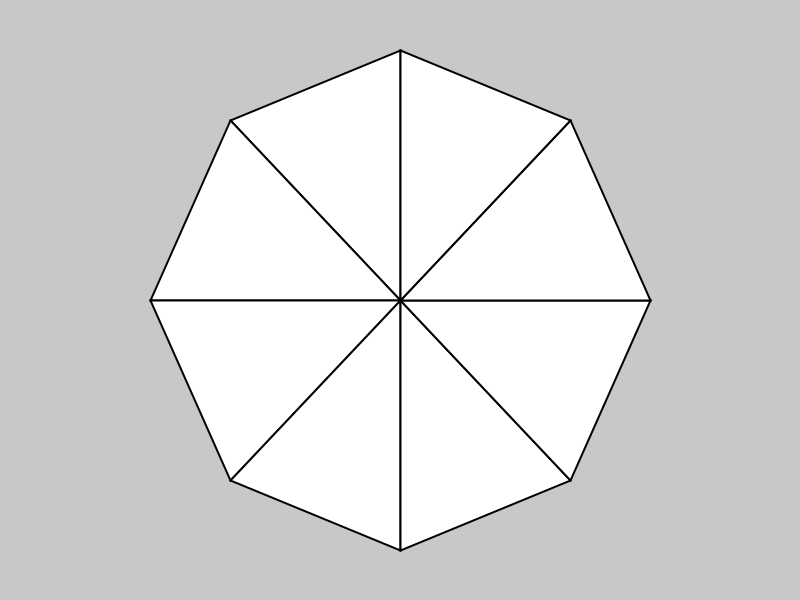
Frame 1 (no input)
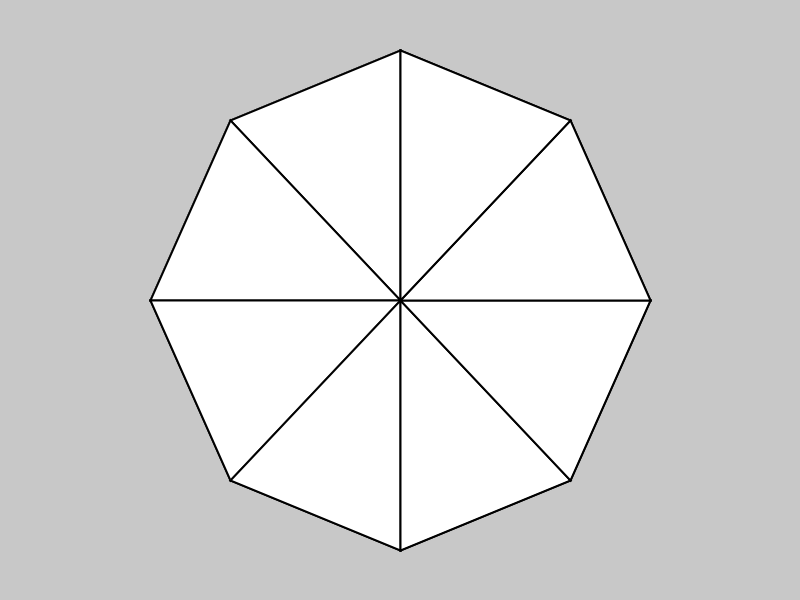
Frame 2 (the mouse pressed at the canvas centre, redrawn once)

The Processing sketch that drew these frames (run headless with seeded random() and noise(); the mouse was pressed at the canvas centre and the sketch redrawn once):

// Processing sketch: sketch_5
// ── sketch_5.pde
void setup()
{
  size(800,600);
  background(200);
  noLoop();
}

void draw()
{
  /*
  //circulo de referencia
  
  ellipseMode(CENTER);
  fill(255);
  ellipse(400,300 , 500,500);

  //outside
  line(400,50 , 400,550);
  line(150,300 , 650,300);
  line(230,120 , 570,480);
  line(230,480 , 570,120);
 
 
 //inside
  line(400,50  , 230,120);
  line(230,120 , 150,300);
  line(150,300 , 230,480);
  line(230,480 , 400,550);
  line(400,550 , 570,480);
  line(570,480 , 650,300);
  line(650,300 , 570,120);
  line(400,50  , 570,120);*/
  
  fill(255);
  stroke(0);
  strokeWeight(2);
  
  triangle(400,50  , 230,120 , 400,300);
  triangle(230,120 , 150,300 , 400,300);
  triangle(150,300 , 230,480 , 400,300);
  triangle(230,480 , 400,550 , 400,300);
  triangle(400,550 , 570,480 , 400,300);
  triangle(570,480 , 650,300 , 400,300);
  triangle(650,300 , 570,120 , 400,300);
  triangle(570,120 , 400,50  , 400,300);
 }
